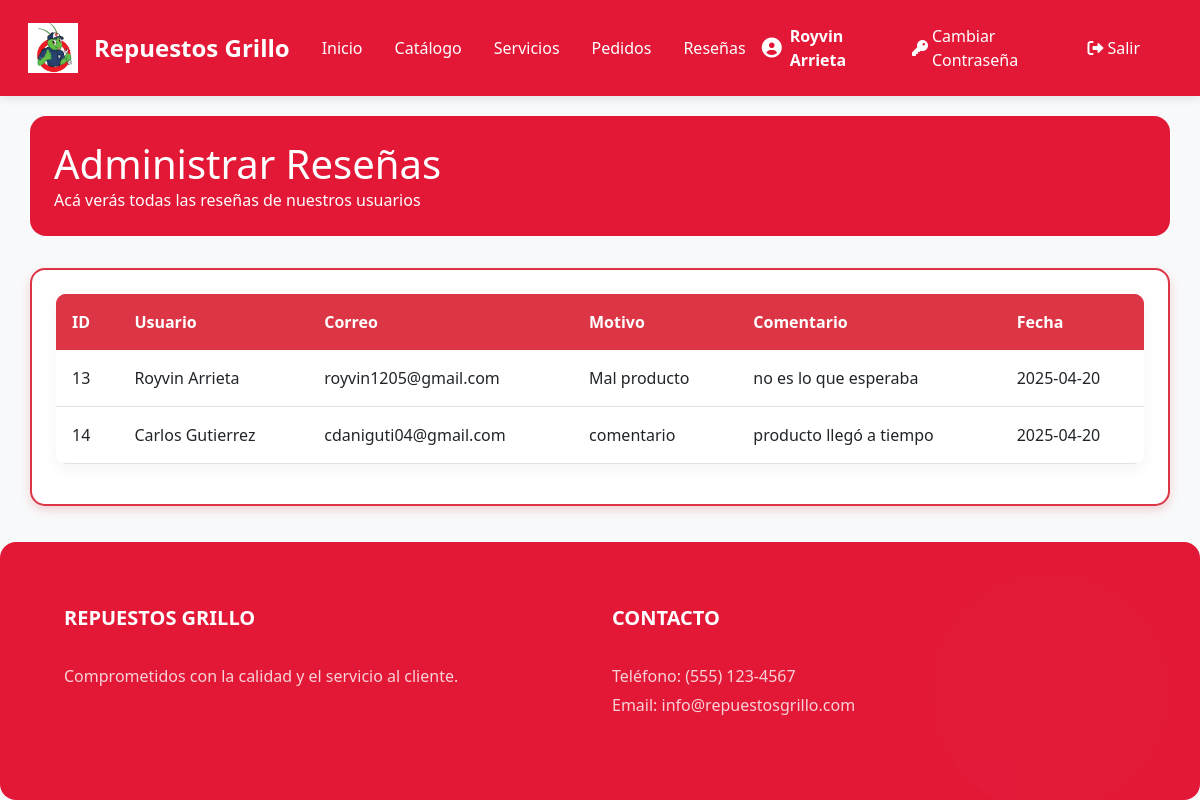
Screenshot of /View/Reseñas/AdministrarResena.php (signed in) with the database file from the repository.
### tables this page shows
CREATE TABLE `tbl_resena` (
  `idResena` int(11) NOT NULL AUTO_INCREMENT,
  `IdUsuario` bigint(5) NOT NULL,
  `motivo` varchar(255) NOT NULL,
  `comentario` longtext NOT NULL,
  `fecha` date NOT NULL,
  PRIMARY KEY (`idResena`),
  KEY `IdUsuario_idx` (`IdUsuario`),
  CONSTRAINT `fk_IdUsuario` FOREIGN KEY (`IdUsuario`) REFERENCES `usuario` (`Id`) ON DELETE NO ACTION ON UPDATE NO ACTION
);

CREATE TABLE `usuario` (
  `Id` bigint(20) NOT NULL AUTO_INCREMENT,
  `Nombre` varchar(200) NOT NULL,
  `Correo` varchar(200) NOT NULL,
  `Contrasenna` varchar(15) NOT NULL,
  `IdPerfil` bigint(20) NOT NULL,
  PRIMARY KEY (`Id`)
);

### Model/ResenaModel.php (called while the page is built, shortened)
<?php
function ConsultarResenas()
{
    try {
        $context = AbrirBaseDatos();
        $sentencia = "CALL SP_ConsultarResenas()";
        $resultado = $context->query($sentencia);
        return $resultado;
    } catch (Exception $error) {
        return null;
    }
}

### View/Reseñas/AdministrarResena.php (the view, shortened to what this page needs)
<?php
    include_once $_SERVER["DOCUMENT_ROOT"] . "/ProyectoAmbienteWeb/Model/ResenaModel.php";
    include_once $_SERVER["DOCUMENT_ROOT"] . "/ProyectoAmbienteWeb/View/layoutInterno.php";
?>
<!DOCTYPE html>
<html lang="es">
<body>
    <div class="container content">
        <div class="admin-header">
            <div class="row align-items-center">
                <div class="col-md-8">
                    <h1 class="mb-0">Administrar Reseñas</h1>
                    <p class="mb-0">Acá verás todas las reseñas de nuestros usuarios</p>
                </div>
            </div>
        </div>
        <div class="card card-custom">
            <div class="card-body">
                <div class="table-container">
                    <table class="table table-custom table-hover">
                        <thead>
                            <tr>
                                <th>ID</th>
                                <th>Usuario</th>
                                <th>Correo</th>
                                <th>Motivo</th>
                                <th>Comentario</th>
                                <th>Fecha</th>
                            </tr>
                        </thead>
                        <tbody>
                            <?php
        $resenas = ConsultarResenas();
        if ($resenas && $resenas->num_rows > 0) {
            while ($row = $resenas->fetch_assoc()) {
                echo "<tr>";
                echo "<td>" . $row['idResena'] . "</td>";
                echo "<td>" . $row['Nombre'] . "</td>";
                echo "<td>" . $row['Correo'] . "</td>";
                echo "<td>" . $row['motivo'] . "</td>";
                echo "<td>" . $row['comentario'] . "</td>";
                echo "<td>" . $row['fecha'] . "</td>";
                echo "</tr>";
            }
        } else {
            echo "<tr><td colspan='7' class='text-center'>No hay Reseñas registradas</td></tr>";
        }
    ?>
                        </tbody>
                    </table>
                </div>
            </div>
        </div>
    </div>

### View/Styles/estilos.css (style rules this page uses)
:root { --primary-color: #e31837; --secondary-color: #1a1a1a; --accent-color: #f8d7da; --text-light: #ffffff; --text-dark: #333333; --gray-light: #f8f9fa; --transition: all 0.3s ease; }
* { margin: 0; padding: 0; box-sizing: border-box; }
body { display: flex; flex-direction: column; min-height: 100vh; background-color: var(--gray-light); font-family: 'Segoe UI', Tahoma, Geneva, Verdana, sans-serif; }
.content { flex: 1 0 auto; padding: 3rem 0; }
.card-custom { border-radius: 1rem; box-shadow: 0 4px 15px rgba(0,0,0,0.05); transition: var(--transition); border: none; overflow: hidden; }
.card-custom .card-body { padding: 1.5rem; }
.card-custom { animation: fadeIn 0.5s ease-out; }

### View/Styles/productos.css (style rules this page uses)
.admin-header { background: var(--primary-color); color: var(--text-light); padding: 1.5rem; border-radius: 1rem; margin-bottom: 2rem; }
.table-custom { background: white; border-radius: 1rem; overflow: hidden; box-shadow: 0 4px 15px rgba(0, 0, 0, 0.05); }
.table-custom thead { background: var(--primary-color); color: var(--text-light); }
.table-custom th { padding: 1rem; font-weight: 500; }
.table-custom td { vertical-align: middle; padding: 1rem; }

### View/Styles/servicios.css (style rules this page uses)
.container.content { padding-top: 20px; padding-bottom: 10px; }
.row:last-child { margin-bottom: 0; }

### View/Styles/catalogo.css (style rules this page uses)
.card-body { min-height: 120px; }

### View/Styles/carrito.css (style rules this page uses)
.card-custom { border: 2px solid #dc3545; border-radius: 15px; box-shadow: 0 4px 10px rgba(220, 53, 69, 0.2); }
.table-custom { border-radius: 10px; overflow: hidden; }
.table-custom thead th { background-color: #dc3545; color: white !important; font-weight: bold; border: none; }
.table-custom tbody td { color: #212529; vertical-align: middle; }

### rows the page displays
tbl_resena: idResena "13", IdUsuario.Nombre "Royvin Arrieta", IdUsuario.Correo "royvin1205@gmail.com", motivo "Mal producto", comentario "no es lo que esperaba", fecha "2025-04-20"
tbl_resena: idResena "14", IdUsuario.Nombre "Carlos Gutierrez", IdUsuario.Correo "cdaniguti04@gmail.com", motivo "comentario", comentario "producto llegó a tiempo", fecha "2025-04-20"

### other values shown
$nombre "Royvin Arrieta"
